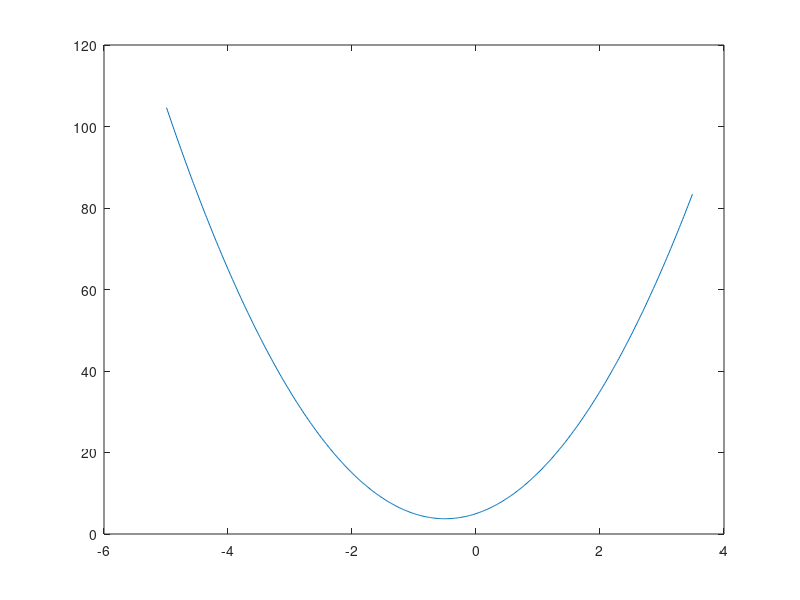

Write MATLAB code to recreate this figure.
a = input("Enter a: ");
b = input("Enter b: ");
c = input("Enter c: ");
p2 = [a,b,c];
xcoor = -286:200;
xcoor = xcoor*pi/180;
plot(xcoor,polyval(p2,xcoor));

